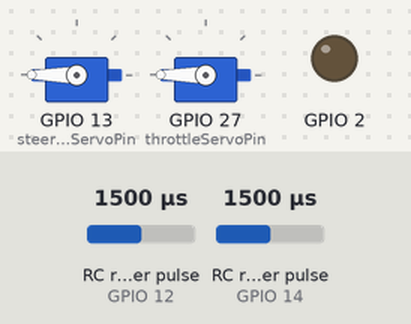
The sketch below on a simulated ESP32. On the bench: 2 × servo, output pins drawn as LEDs (lit = HIGH). Wiring (inferred from the names in the program): 2 × RC receiver channel: data GPIO 12 / data GPIO 14. The test bench sets the inputs (shaded band); at power-on: RC receiver pulse (sensors on GPIO 12, GPIO 14) 1500 µs. WiFi joins after 1.5 s; servers stay silent unless stated; not simulated (calls return 0 or success): Secrets.h; what the sketch prints to the serial monitor is not drawn.

Above: at 3.2 s.
3.3 s: RC receiver pulse (sensor on GPIO 12) set to 1508 µs
At 4.5 s:
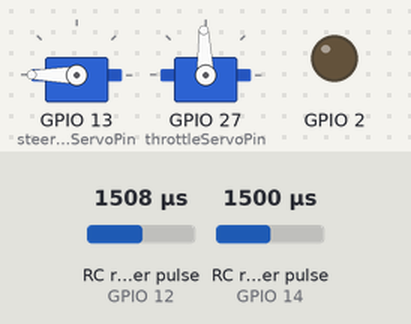
4.8 s: RC receiver pulse (sensor on GPIO 14) set to 1525 µs
6.3 s: RC receiver pulse (sensor on GPIO 14) set to 1548 µs
At 6.9 s:
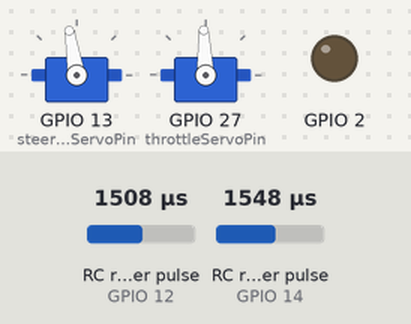
7.8 s: RC receiver pulse (sensor on GPIO 12) set to 1020 µs
At 8.1 s:
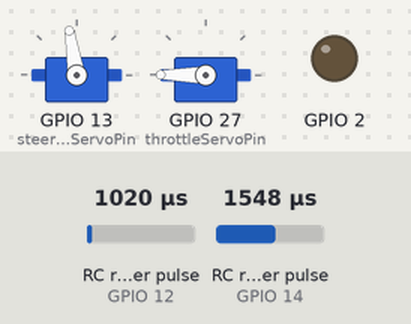
9.3 s: RC receiver pulse (sensor on GPIO 12) set to 1980 µs
At 10.4 s:
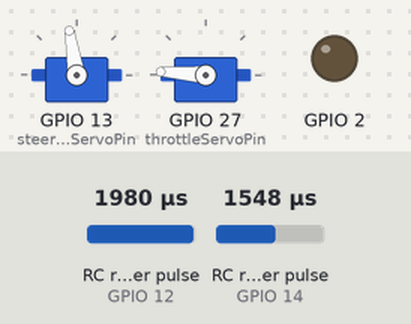
10.8 s: RC receiver pulse (sensor on GPIO 14) set to 1512 µs
At 11.6 s:
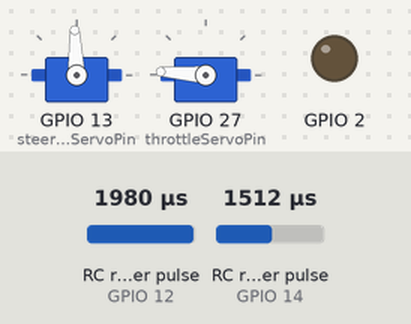
12.3 s: RC receiver pulse (sensor on GPIO 14) set to 1491 µs
At 12.7 s:
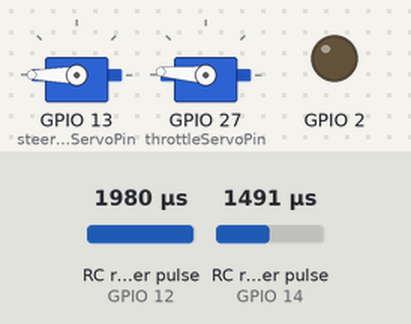
Timing chart, 0 to 14.8 s (numbered marks = the images above; inputs shaded):
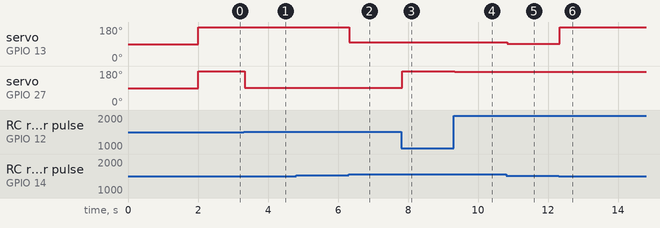

Measured:
- the behaviour switches between 1501 and 1502 µs on RC receiver pulse (sensor on GPIO 12) (found by bisection; images 0 and 1)
- the behaviour switches between 1541 and 1542 µs on RC receiver pulse (sensor on GPIO 14) (found by bisection; images 1 and 2)
- the behaviour switches between 1502 and 1501 µs on RC receiver pulse (sensor on GPIO 14) (found by bisection; images 5 and 6)
- after the input at 3.3 s, servo on GPIO 27 (throttleServoPin): 180° → 92° at once
- after the input at 6.3 s, servo on GPIO 13 (steeringServoPin): 180° → 99° at once
- after the input at 7.8 s, servo on GPIO 27 (throttleServoPin): 92° → 180° at once
- after the input at 9.3 s, servo on GPIO 27 (throttleServoPin): 180° → 176° at once
- after the input at 10.8 s, servo on GPIO 13 (steeringServoPin): 99° → 92° at once
- after the input at 12.3 s, servo on GPIO 13 (steeringServoPin): 92° → 180° at once

The sketch:

esp32.ino
```cpp
#include <WiFi.h>
#include <WiFiUdp.h>
#include <ESP32Servo.h>
#include "Secrets.h"

// this program runs on ESP32 strapped on rc car
// it receives UDP packets from server
// it reads those packets and translates them into steering and throttle servo signal

//const char* serverIp = "192.168.113.211"; // ntb
//const char* serverIp = "192.168.113.244"; // raspi
const char* serverIp = "77.240.102.169"; // raspi public IP
const unsigned int serverPort = 12000;
const unsigned int localUdpPort = 12312; // is not important

WiFiUDP udp;

Servo steeringServo;
int steeringServoPin = 13;
Servo throttleServo;
int throttleServoPin = 27;
int throttleInputPin = 12;
int steeringInputPin = 14;

void sendInitialUdpPacket() { // this basically connects us to the server so that the server knows where to send all data. Also serves as keep-alive packet for all NAT entries on the way.
  Serial.print("H");
  udp.beginPacket(serverIp, serverPort);
  udp.write(42); // Random byte to send
  udp.endPacket();
}

uint32_t lastTxPacketMillis = 0;
long lastThrMicros;
long currentThrDelta;
void throttleInputIntHandler()
{
  long currentMicros = micros();
  long delta = currentMicros - lastThrMicros;
  if (delta < 2000) currentThrDelta = delta;
  lastThrMicros = currentMicros;
  lastTxPacketMillis = millis();
}

long lastSteerMicros;
long currentSteerDelta;
void steeringInputIntHandler()
{
  long currentMicros = micros();
  long delta = currentMicros - lastSteerMicros;
  if (delta < 2000) currentSteerDelta = delta;
  lastSteerMicros = currentMicros;
  lastTxPacketMillis = millis();
}

void setup() {
  Serial.begin(115200);
  WiFi.begin(ssid, password);
  while (WiFi.status() != WL_CONNECTED) {
    delay(500);
    Serial.print(",");
  }
  Serial.println("WiFi connected");
  udp.begin(localUdpPort);
  Serial.print("Local UDP port: ");
  Serial.println(localUdpPort);

  pinMode(2, OUTPUT);

  ESP32PWM::allocateTimer(0);
	steeringServo.setPeriodHertz(50);    // TRX-4 uses standard 50 hz servo
	steeringServo.attach(steeringServoPin, 1040, 2000); // 1040, 2000 were empirically found to be "compatible" with TRX-4 receiver so that they have the same endpoints and same midpoint
	throttleServo.setPeriodHertz(50);
	throttleServo.attach(throttleServoPin, 1040, 2000);

  pinMode(throttleInputPin, INPUT_PULLUP);


  delay(500); // Some Delay 1. before attaching interrupts 2. for millis() to be reasonable far from initial value of lastTxPacketMillis
  attachInterrupt(digitalPinToInterrupt(throttleInputPin), throttleInputIntHandler, CHANGE);
  attachInterrupt(digitalPinToInterrupt(steeringInputPin), steeringInputIntHandler, CHANGE);
}

long lastSec = -1;

void controlServos(char steering, char throttle) {
  Serial.printf("Steering is %3d, throttle is %3d\n", steering, throttle);
  steeringServo.write(map(steering, 1, 254, 180, 0));
  throttleServo.write(map(throttle, 1, 254, 180, 0));
}

void loop() {
  long currentSec = millis() / 200; // I want to send heartbeat packet every 5 seconds
  if (currentSec > lastSec) {
    lastSec = currentSec;
    sendInitialUdpPacket();
  }

  bool servosServed = false;
  char txthr = map(currentThrDelta, 1000, 2000, 254, 1);
  char txsteer = map(currentSteerDelta, 1000, 2000, 254, 1);

  if ((millis() - lastTxPacketMillis) < 500) { // if we received last packet from TX "recently"
    Serial.println("Got recent TX packet");
    if (txthr < 118 || txthr > 138 || txsteer < 118 || txsteer > 138) { // if TX is sending some non-central value
      controlServos(txsteer, txthr);
      servosServed = true;
    }
  }

  char incomingPacket[255];
  int packetSize = udp.parsePacket();
  if (packetSize) {
    //Serial.printf("Got packet!");
    int len = udp.read(incomingPacket, 255);
    if (len >= 5 && incomingPacket[0] == 255 && incomingPacket[4] == 0) {
      if (incomingPacket[1] == 1) { // steering & throttle packet
        if (!servosServed) {
          char steering = incomingPacket[2];
          char throttle = incomingPacket[3];
          controlServos(steering, throttle);
        }
      } else if (incomingPacket[1] == 3)
      {
        char pongPacket[] = {0xFF, 0x03, txthr, txsteer, 0x00}; // Type 3 for pong
        udp.beginPacket(serverIp, serverPort);
        udp.write((unsigned char*)pongPacket, sizeof(pongPacket));
        udp.endPacket();
        Serial.printf("Sent pong packet");
      } else {
        Serial.printf("Got unknown packet");
      }
    } else {
      Serial.printf("Malformed packet: len is not 5 (%d) or header is not 0xFF(%d) or tail is not 0x00 (%d)", len, incomingPacket[0], incomingPacket[4]);
    }
  }
}
```
